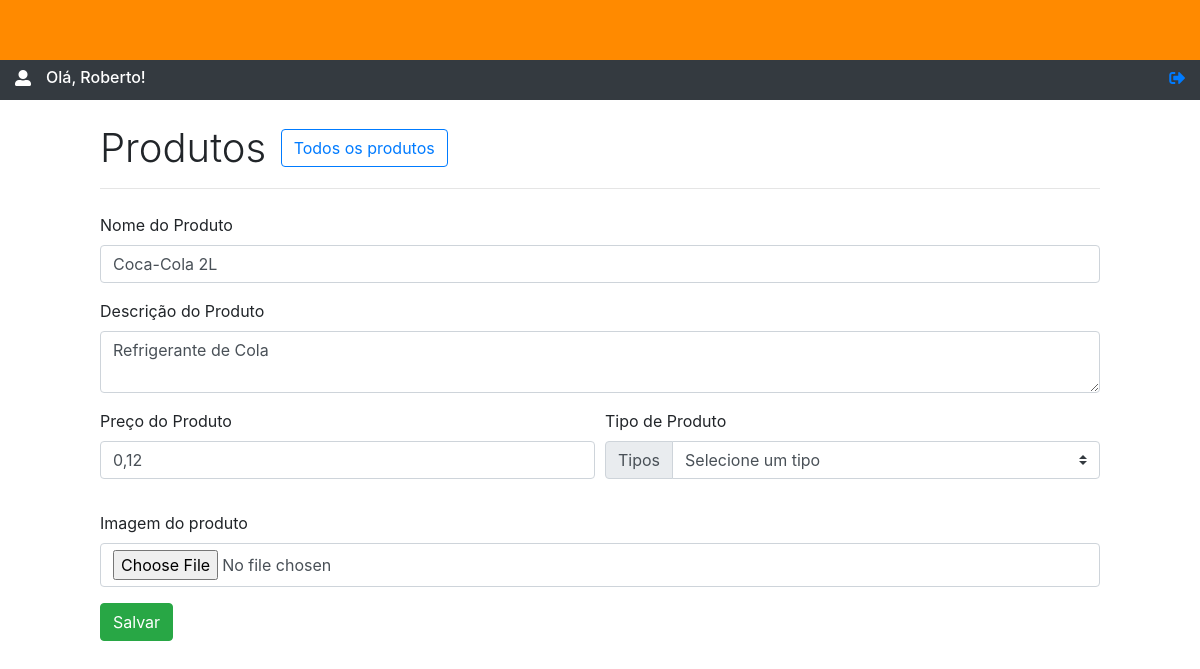
Screenshot of /adm/editar_produto.php?prod_ID=8 (signed in) with the database file from the repository.
### tables this page shows
CREATE TABLE `produtos` (
  `prod_ID` int(11) NOT NULL,
  `prod_nome` varchar(50) NOT NULL,
  `prod_descricao` varchar(40) NOT NULL,
  `prod_preco` varchar(20) NOT NULL,
  `prod_img` varchar(150) NOT NULL,
  `prod_tipo` varchar(20) NOT NULL
);

### adm/core/util.php (called while the page is built, shortened)
<?php
function decimalTela($pDecimal) {
	$pDecimal = $pDecimal/100;
	return number_format($pDecimal,2,',','.');
}

### adm/editar_produto.php (the view, shortened to what this page needs)
<?php
  require_once 'core/conexao.php';
  require_once 'core/util.php';
  $produto = $pdo->prepare('SELECT * FROM produtos WHERE prod_ID = :prod_ID ORDER BY prod_ID ASC');
  $produto->bindvalue(':prod_ID',$_GET['prod_ID']);
  $produto->execute();
  $produto = $produto->fetch(PDO::FETCH_OBJ);
 ?>
<link rel="stylesheet" href="https://maxcdn.bootstrapcdn.com/bootstrap/4.0.0/css/bootstrap.min.css">
<link rel="stylesheet" href="https://use.fontawesome.com/releases/v5.0.13/css/fontawesome.css">
<link rel="stylesheet" href="https://use.fontawesome.com/releases/v5.0.13/css/solid.css">
<div class="container-fluid">
  <div class="row" >
    <div class="col-sm-12" style="background-color: #ff8a00 !important; height: 60px; position: absolute; z-index: 9999;">
    </div>
  </div>
  <div class="row mb-4">
     <div class="col-sm-12" style="height: 100px; background-color: #343a40; color: white;">
      <div style="float: left;">
        <span>
          <i class="fas fa-user-alt" style="margin-top: 70px;"></i>
        </span>
      </div>
      <h6 style="margin-top: 68px; display: inline-block; margin-left: 15px; text-transform: capitalize;">Olá, <?php echo $_SESSION['nome_adm']; ?>!</h6>
      <div style="display: inline-block; float: right;">
        <a href="core/doLogout.php">
          <i class="fas fa-sign-out-alt" style="margin-top: 70px;"></i>
        </a>
      </div>
    </div>
  </div>
  <div class="row">
    <div class="col"></div>
    <div class="col-sm-10" id="novo-produto" style="padding: 0;">
      <h4 class="display-4" style="font-size: 2.5rem; display: inline;">Produtos</h4>
      <a href="index.php">
        <button class="btn btn-outline-primary" style="margin-top: -20px; margin-left: 10px;">Todos os produtos</button>
      </a>
      <hr class="mb-4">
      <form method="post" enctype="multipart/form-data" action="salvar_editar_produto.php">
		<div class="form-group">
			<label for="txtNomeProduto">Nome do Produto</label>
			<input name="txtNomeProduto" type="txt" class="form-control" id="txtNomeProduto" value="<?php echo $produto->prod_nome; ?>" >
		</div>
		<div class="form-group">
			<label for="txtDescricaoProduto">Descrição do Produto</label>
			<textarea name="txtDescricaoProduto" class="form-control" id="txtDescricaoProduto"><?php echo $produto->prod_descricao; ?></textarea>
		</div>
		<div class="form-row">
			<div class="form-group col-md-6">
				<label for="txtPrecoProduto">Preço do Produto</label>
				<input name="txtPrecoProduto" type="txt" class="form-control money" id="txtPrecoProduto" maxlength="6" value="<?php echo decimalTela($produto->prod_preco); ?>">
			</div>
			<div class="form-group col-md-6">
				<label>Tipo de Produto</label>
				<div class="input-group mb-3">
					<div class="input-group-prepend">
						<label class="input-group-text" for="tiposProduto">Tipos</label>
					</div>
					<select class="custom-select" id="txt_tipo" name="txt_tipo" id="tiposProduto">
						<option selected>Selecione um tipo</option>
					</select>
				</div>
			</div>
		</div>
		<div class="form-group">
			<label for="upload">Imagem do produto</label>
			<input type="file" class="form-control" name="prod_img" id="upload" value="<?php echo $produto->prod_img; ?>">
		</div>
		<button type="submit" id="btn-salvar" class="btn btn-success">Salvar</button>
	</form>
    </div>
    <div class="col"></div>
  </div>
</div>

### rows the page displays
produtos: txtNomeProduto "Coca-Cola 2L", txtDescricaoProduto "Refrigerante de Cola", txtPrecoProduto "0,12"

### other values shown
$_SESSION['nome_adm'] "Roberto"
